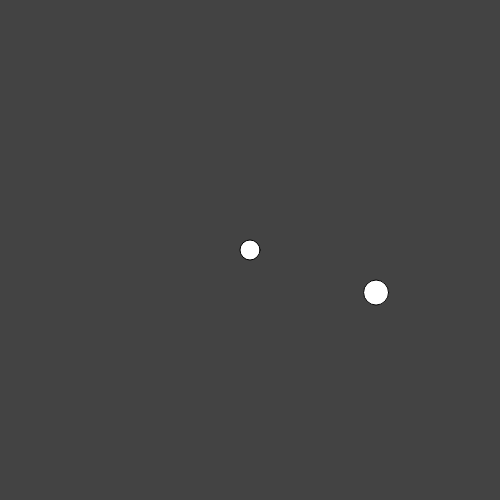
Frame 1 (no input)
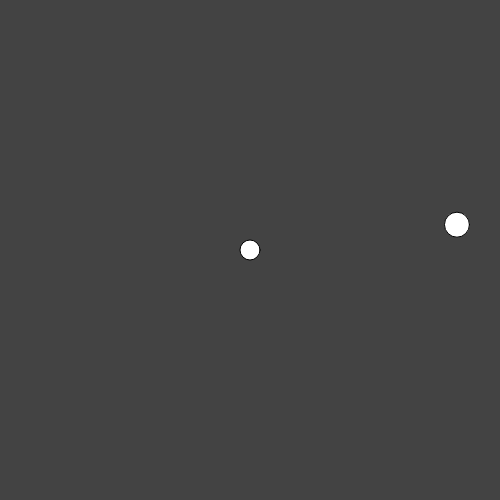
Frame 60 (no input)
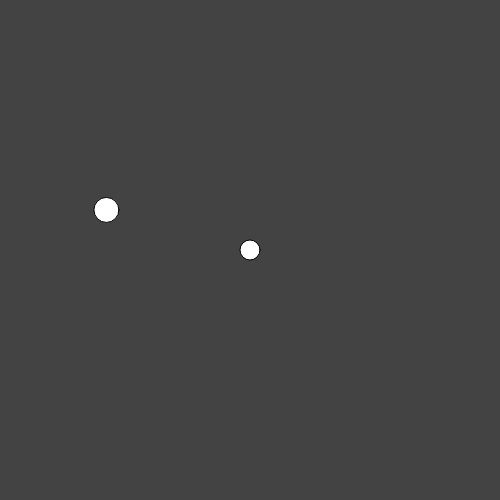
Frame 120 (the mouse pressed at the canvas centre since frame 60)

The p5.js sketch that drew these frames (run headless with seeded random() and noise() and a simulated clock; from frame 60 on, the mouse is pressed at the canvas centre):

// p5.js sketch
// ── sketch.js
var x, y, r, A
function setup(){
createCanvas (500,500);
background (67);
r1 = 240;
r2 = 50;
A = 20;
//let central location be 250,250, so x = 250, y = 250;
}
function draw (){
    clear ();
    background (67);
    ellipse(250,250,20,20);//centre
    //x = r cos a and y = r sin a  as per trigonometry
    A = A+25;
    ellipse((250+ r1*cos(A)),(250+r2*sin(A)),25,25);
}
